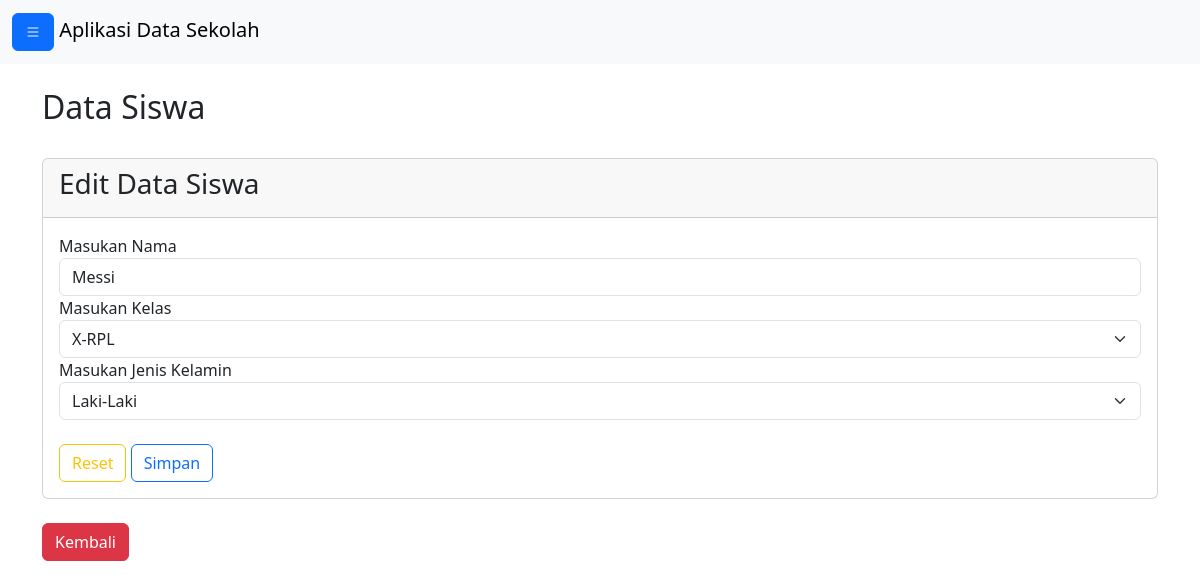
The app's page /editsiswa.php?id=13 with its own data.
### tables this page shows
CREATE TABLE `siswa` (
  `id` int(11) NOT NULL,
  `nama` varchar(50) NOT NULL,
  `kelas` varchar(10) NOT NULL,
  `jk` varchar(10) NOT NULL
);

### editsiswa.php (the view, shortened to what this page needs)
<!DOCTYPE html>
<html>
<head>
	<link
          rel="stylesheet"
          href="https://stackpath.bootstrapcdn.com/bootstrap/5.0.0-alpha2/css/bootstrap.min.css"
        />
        <link
          rel="stylesheet"
          href="https://cdn.jsdelivr.net/npm/bootstrap-icons@1.9.1/font/bootstrap-icons.css"
        />
    <link href="https://cdn.jsdelivr.net/npm/bootstrap@5.3.0-alpha3/dist/css/bootstrap.min.css" rel="stylesheet">
</head>
<body>
	<nav class="navbar sticky-top bg-body-tertiary">
	<div class="container-fluid">
		<a class="navbar-brand" href="#">
		<button class="btn btn-primary" id="button-toggle">
            <i class="bi bi-list"></i>
          </button> Aplikasi Data Sekolah</a>
	</div>
</nav>
		<section class="p-4" id="main-content">
 <div class="container">
	<h2>Data Siswa</h2>
	<br/>
	<?php
	include 'koneksi.php';
	$id = $_GET['id'];
	$data = mysqli_query($koneksi,"select * from siswa where id='$id'");
	while($d = mysqli_fetch_array($data)){
		?>
		<div class="card">
        <div class="card-header">
	<h3>Edit Data Siswa</h3>
        </div>
        <div class="card-body">
	<form method="post" action="update.php">
  <div class="form-group">
  <label for="">Masukan Nama</label>
  <input type="text" name="nama" value="<?php echo $d['nama']; ?>" class="form-control">
  <label for="">Masukan Kelas</label>
  <select class="form-select" value="<?php echo $d['kelas']; ?>" aria-label="Default select example" name="kelas" id="" >
  <option value="X-RPL">X-RPL</option>
  </select>
  <label for="">Masukan Jenis Kelamin</label>
  <select class="form-select" value="<?php echo $d['jk']; ?>" aria-label="Default select example" name="jk" id="" >
    <option value="Laki-Laki">Laki-Laki</option>
  </select>
      </div>
      <br>
      <div class="form-group">
    <button type="reset" class="btn btn-outline-warning">Reset</button>
    <button type="submit" class="btn btn-outline-primary">Simpan</button>
                            </div>
	</form>
        </div>
	</div>
  <br>
    <a href="siswaadmin.php" class="btn btn-danger">Kembali</a>
		<?php
	}
	?>
  </section>
</body>
</html>

### editsiswa.php (style rules this page uses)
a { text-decoration: none; }
#main-content { transition: 0.4s; }

### records on screen
siswa: nama "Messi", kelas "X-RPL", jk "Laki-Laki"
